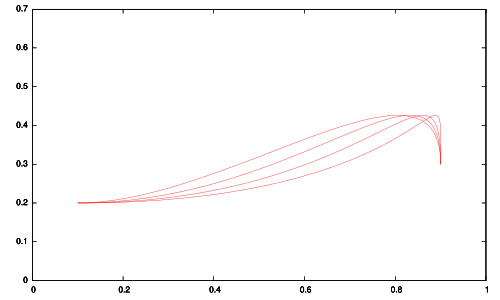

The script that drew this image:
set terminal pdf
set parametric
set multiplot
set dummy t
set xrange [0:1]
set yrange [0:.7]
P1(t) = 2*t**3-3*t**2+1
P2(t) = t**3-2*t**2+t
P3(t) = -2*t**3+3*t**2
P4(t) = t**3-t**2
p1x = .1  ; p1y = .2
p2x  = .9 ; p2y = .3
p2dx = 0  ; p2dy = -1
# direction 1:
p1dx = 1 ; p1dy = 0
plot [t=0:1] \
  p1x*P1(t)+p1dx*P2(t)+p2x*P3(t)+p2dx*P4(t), \
  p1y*P1(t)+p1dy*P2(t)+p2y*P3(t)+p2dy*P4(t) \
  title ""
# direction 2:
p1dx = 1.5 ; p1dy = 0
plot [t=0:1] \
  p1x*P1(t)+p1dx*P2(t)+p2x*P3(t)+p2dx*P4(t), \
  p1y*P1(t)+p1dy*P2(t)+p2y*P3(t)+p2dy*P4(t) \
  title ""
# direction 3:
p1dx = 2 ; p1dy = 0
plot [t=0:1] \
  p1x*P1(t)+p1dx*P2(t)+p2x*P3(t)+p2dx*P4(t), \
  p1y*P1(t)+p1dy*P2(t)+p2y*P3(t)+p2dy*P4(t) \
  title ""
# direction 4:
p1dx = 2.5 ; p1dy = 0
plot [t=0:1] \
  p1x*P1(t)+p1dx*P2(t)+p2x*P3(t)+p2dx*P4(t), \
  p1y*P1(t)+p1dy*P2(t)+p2y*P3(t)+p2dy*P4(t) \
  title ""
